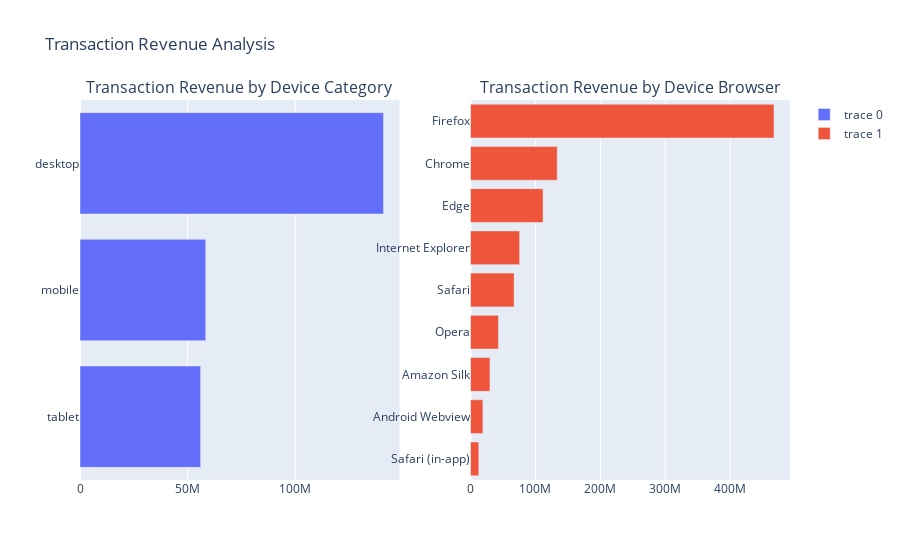

Source (notebook cell):
### Code cell
import pandas as pd
import plotly.graph_objects as go
from plotly.subplots import make_subplots

#첫번째 그래프 데이터
df_device_browser=pd.DataFrame(df.groupby(df['device_browser'])['totals_transactionRevenue'].mean()).reset_index()
df_device_browser=df_device_browser.dropna().sort_values('totals_transactionRevenue',ascending=True)


#두번째 그래프 데이터
df_device_category=pd.DataFrame(df.groupby(df['device_deviceCategory'])['totals_transactionRevenue'].mean()).reset_index()
df_device_category=df_device_category.dropna().sort_values('totals_transactionRevenue',ascending=True)

#1X2 서브플롯 생성
fig = make_subplots(rows=1, cols=2, subplot_titles=('Transaction Revenue by Device Category', 'Transaction Revenue by Device Browser'))


# 'Device Category' 그래프를 첫번째 서브플롯에 추가(수평 막대그래프로 변경)
fig.add_trace(
    go.Bar(x=df_device_category['totals_transactionRevenue'], y=df_device_category['device_deviceCategory'],orientation='h'),
    row=1,col=1
)

#'Device Browser' 그래프를 두번 째 서브 플롯에 추가(수평 막대그래프로 변경)
fig.add_trace(
    go.Bar(x=df_device_browser['totals_transactionRevenue'],y=df_device_browser['device_browser'],orientation='h'),
    row=1,col=2
)

# 레이아웃 업데이트 및 출력
fig.update_layout(title_text="Transaction Revenue Analysis")
fig.show()

### Figure 1 — Plotly figure (JSON) as saved in the notebook; plotly's stock layout.template omitted (floating-point values rounded to 4 significant figures)
{"data": [{"orientation": "h", "type": "bar", "x": [56080000.0, 58430000.0, 141100000.0], "xaxis": "x", "y": ["tablet", "mobile", "desktop"], "yaxis": "y"}, {"orientation": "h", "type": "bar", "x": [12810000.0, 19140000.0, 29990000, 43070000, 67180000.0, 75740000.0, 111800000.0, 133600000.0, 467600000.0], "xaxis": "x2", "y": ["Safari (in-app)", "Android Webview", "Amazon Silk", "Opera", "Safari", "Internet Explorer", "Edge", "Chrome", "Firefox"], "yaxis": "y2"}], "layout": {"annotations": [{"font": {"size": 16}, "showarrow": false, "text": "Transaction Revenue by Device Category", "x": 0.225, "xanchor": "center", "xref": "paper", "y": 1, "yanchor": "bottom", "yref": "paper"}, {"font": {"size": 16}, "showarrow": false, "text": "Transaction Revenue by Device Browser", "x": 0.775, "xanchor": "center", "xref": "paper", "y": 1, "yanchor": "bottom", "yref": "paper"}], "title": {"text": "Transaction Revenue Analysis"}, "xaxis": {"anchor": "y", "domain": [0, 0.45]}, "xaxis2": {"anchor": "y2", "domain": [0.55, 1]}, "yaxis": {"anchor": "x", "domain": [0, 1]}, "yaxis2": {"anchor": "x2", "domain": [0, 1]}}}
